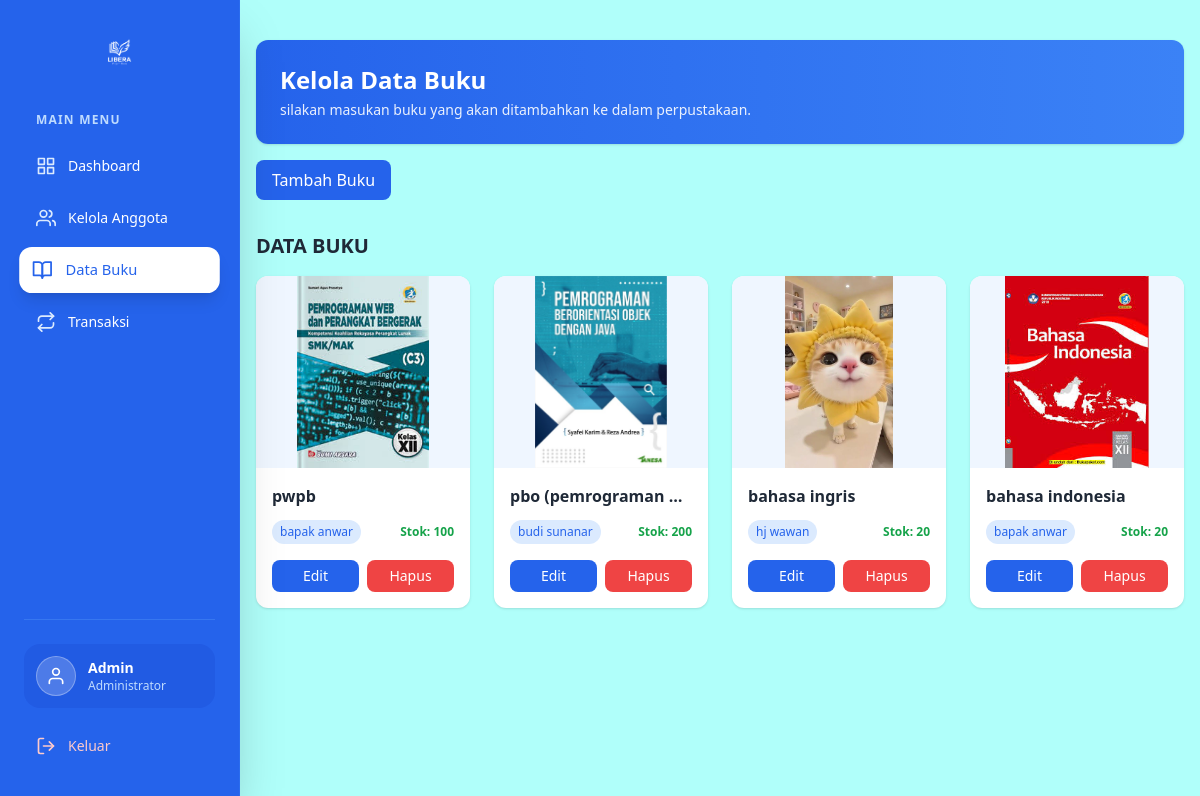
The page /Libera/admin/kelola_data_buku.php on the database as committed earlier.
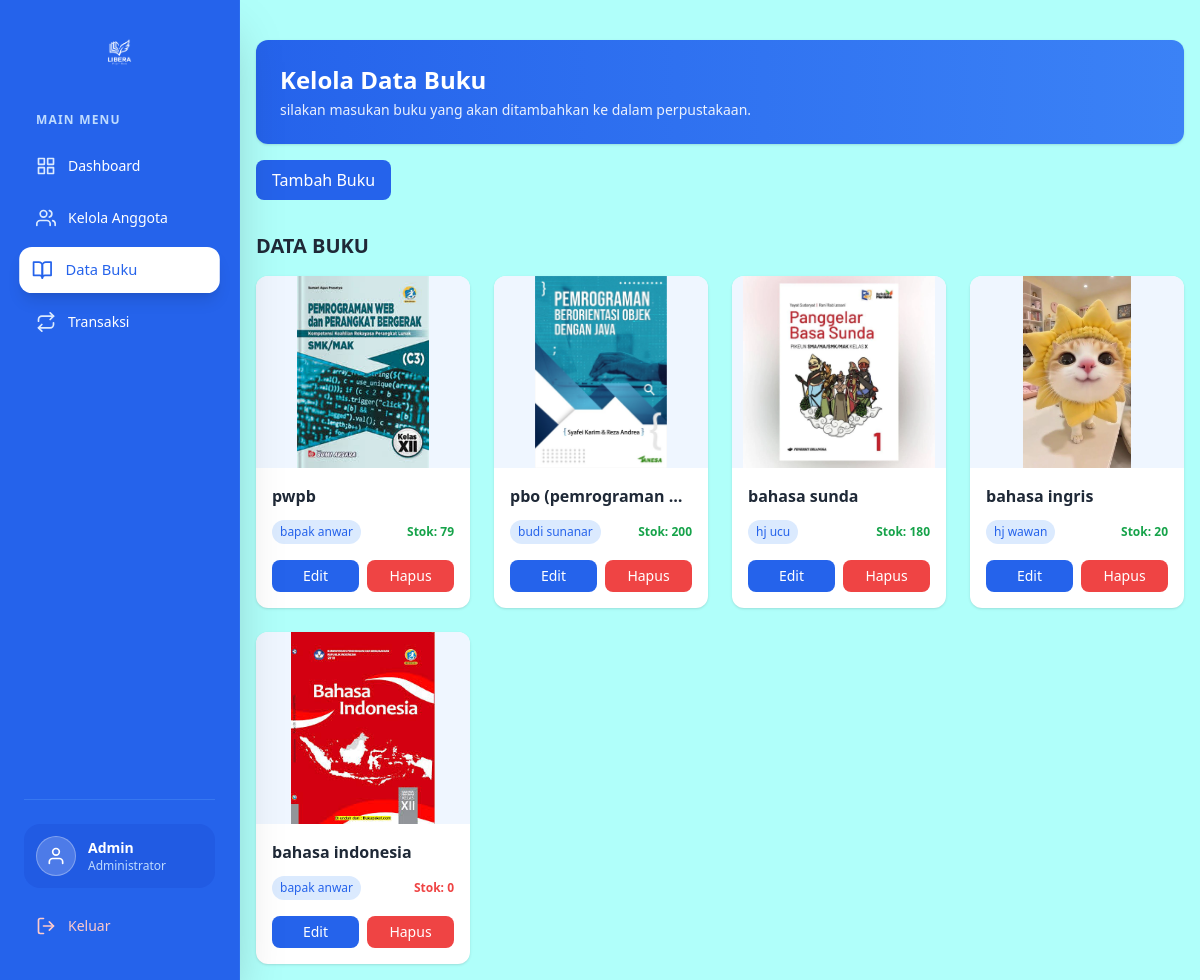
The same page on the database as committed later.
### tables this page shows
CREATE TABLE `buku` (
  `id_buku` int(11) NOT NULL,
  `judul_buku` varchar(100) NOT NULL,
  `pengarang` varchar(100) NOT NULL,
  `tahun_terbit` year(4) NOT NULL,
  `stok` varchar(100) NOT NULL,
  `cover` varchar(100) NOT NULL,
  `penerbit` varchar(100) NOT NULL
);

### Libera/admin/kelola_data_buku.php (the view, shortened to what this page needs)
<?php
include '../config/koneksi.php';
$query_buku = mysqli_query($koneksi, "SELECT * FROM buku ORDER BY judul_buku DESC");
?>
<!DOCTYPE html>
<html lang="en">
<head>
    <script src="https://cdn.tailwindcss.com"></script>
</head>
<body class="bg-[#B0FFFA]">
    <?php include 'partials/sidebar.php'; ?>
    <main class="ml-60 p-4 min-h-screen">
        <section>
            <div class="mt-6 bg-gradient-to-r from-blue-600 to-blue-500 p-6 rounded-xl shadow text-white">
                <h2 class="text-2xl font-semibold mb-1">
                    Kelola Data Buku
                </h2>
                <p class="text-sm opacity-90">
                    silakan masukan buku yang akan ditambahkan ke dalam perpustakaan.
                </p>
            </div>
            <a href="tambah_buku.php"
                class="inline-block mt-4 px-4 py-2 bg-blue-600 text-white rounded-lg hover:bg-blue-700">
                Tambah Buku
            </a>
        </section>
        <section class="mt-8">
            <h2 class="text-xl font-semibold text-gray-800 mb-4">DATA BUKU</h2>
            <div class="grid grid-cols-1 sm:grid-cols-2 md:grid-cols-3 lg:grid-cols-4 gap-6">
                <?php while ($buku = mysqli_fetch_assoc($query_buku)) { ?>
                    <div class="bg-white rounded-xl shadow hover:shadow-lg transition overflow-hidden">
                        <div class="h-48 bg-blue-50 flex items-center justify-center">
                            <?php if (!empty($buku['cover'])) { ?>
                                <img src="../uploads/<?php echo $buku['cover']; ?>" class="h-full object-cover">
                            <?php } else { ?>
                                <span class="text-blue-400 text-sm">No Cover</span>
                            <?php } ?>
                        </div>
                        <div class="p-4">
                            <h3 class="font-semibold text-gray-800 truncate">
                                <?php echo $buku['judul_buku']; ?>
                            </h3>
                            <div class="flex justify-between items-center mt-3">
                                <span class="text-xs bg-blue-100 text-blue-600 px-2 py-1 rounded-full">
                                    <?php echo $buku['penerbit']; ?>
                                </span>
                                <span class="text-xs font-semibold
                            <?php echo ($buku['stok'] > 0) ? 'text-green-600' : 'text-red-500'; ?>">
                                    Stok: <?php echo $buku['stok']; ?>
                                </span>
                            </div>
                            <div class="mt-4 flex gap-2">
                                <a href="edit_buku.php?id=<?php echo $buku['id_buku']; ?>"
                                    class="flex-1 text-center text-sm bg-blue-600 text-white py-1.5 rounded-lg hover:bg-blue-700">
                                    Edit
                                </a>
                                <a href="../aksi/aksi_hapus_buku.php?id=<?php echo $buku['id_buku']; ?>"
                                    onclick="return confirm('Hapus buku ini?')"
                                    class="flex-1 text-center text-sm bg-red-500 text-white py-1.5 rounded-lg hover:bg-red-600">
                                    Hapus
                                </a>
                            </div>
                        </div>
                    </div>
                <?php } ?>
            </div>
        </section>
    </main>
</body>
</html>

### Libera/admin/partials/sidebar.php (shortened to what this page needs)
<?php
$current_page = basename($_SERVER['PHP_SELF']);
?>
<aside id="default-sidebar" class="fixed top-0 left-0 z-40 w-60 h-screen transition-transform -translate-x-full sm:translate-x-0" aria-label="Sidebar">
    <div class="h-full px-6 py-8 overflow-y-auto bg-blue-600 border-r border-blue-500/30 shadow-2xl flex flex-col">
        <div class="flex items-center justify-center mb-10 px-2">
            <img src="../resources/img/logo.png" alt="Logo Libera" class="h-10 w-auto filter brightness-0 invert">
        </div>
        <nav class="flex-1 space-y-2 font-medium">
            <p class="text-xs font-semibold text-blue-200 uppercase tracking-widest mb-4 px-3">Main Menu</p>
            <a href="../admin/dashboard.php"
               class="flex items-center p-3 text-sm rounded-xl transition-all duration-200 group <?php echo ($current_page == 'dashboard.php') ? 'bg-white text-blue-600 shadow-lg scale-105' : 'text-white hover:bg-blue-500/50 hover:translate-x-1'; ?>">
                <i data-feather="grid" class="w-5 h-5 mr-3 <?php echo ($current_page == 'dashboard.php') ? 'text-blue-600' : 'text-blue-100 group-hover:text-white'; ?>"></i>
                <span>Dashboard</span>
            </a>
            <a href="../admin/kelola_anggota.php"
               class="flex items-center p-3 text-sm rounded-xl transition-all duration-200 group <?php echo ($current_page == 'kelola_anggota.php') ? 'bg-white text-blue-600 shadow-lg scale-105' : 'text-white hover:bg-blue-500/50 hover:translate-x-1'; ?>">
                <i data-feather="users" class="w-5 h-5 mr-3 <?php echo ($current_page == 'kelola_anggota.php') ? 'text-blue-600' : 'text-blue-100 group-hover:text-white'; ?>"></i>
                <span>Kelola Anggota</span>
            </a>
            <a href="../admin/kelola_data_buku.php"
               class="flex items-center p-3 text-sm rounded-xl transition-all duration-200 group <?php echo ($current_page == 'kelola_data_buku.php') ? 'bg-white text-blue-600 shadow-lg scale-105' : 'text-white hover:bg-blue-500/50 hover:translate-x-1'; ?>">
                <i data-feather="book-open" class="w-5 h-5 mr-3 <?php echo ($current_page == 'kelola_data_buku.php') ? 'text-blue-600' : 'text-blue-100 group-hover:text-white'; ?>"></i>
                <span>Data Buku</span>
            </a>
            <a href="../admin/transaksi.php"
               class="flex items-center p-3 text-sm rounded-xl transition-all duration-200 group <?php echo ($current_page == 'transaksi.php') ? 'bg-white text-blue-600 shadow-lg scale-105' : 'text-white hover:bg-blue-500/50 hover:translate-x-1'; ?>">
                <i data-feather="repeat" class="w-5 h-5 mr-3 <?php echo ($current_page == 'transaksi.php') ? 'text-blue-600' : 'text-blue-100 group-hover:text-white'; ?>"></i>
                <span>Transaksi</span>
            </a>
        </nav>
        <div class="mt-auto pt-6 border-t border-blue-400/30">
            <div class="flex items-center p-3 rounded-2xl bg-blue-700/40 mb-4">
                <div class="w-10 h-10 rounded-full bg-white/20 flex items-center justify-center text-white border border-white/30">
                    <i data-feather="user" class="w-5 h-5"></i>
                </div>
                <div class="ml-3 overflow-hidden">
                    <p class="text-sm font-bold text-white truncate"><?php echo $_SESSION['username'] ?? 'Admin'; ?></p>
                    <p class="text-xs text-blue-200 capitalize">Administrator</p>
                </div>
            </div>
            <a href="../logout.php" class="flex items-center p-3 text-sm font-medium text-red-200 rounded-xl hover:bg-red-500/20 hover:text-red-100 transition-all">
                <i data-feather="log-out" class="w-5 h-5 mr-3"></i>
                <span>Keluar</span>
            </a>
        </div>
    </div>
</aside>

Rows that differ between the two databases and show on the page:
changed buku "pwpb": stok "100" → "79"
added buku: cover (picture), judul_buku "bahasa sunda", penerbit "hj ucu", stok "180"
changed buku "bahasa indonesia": stok "20" → "0"
